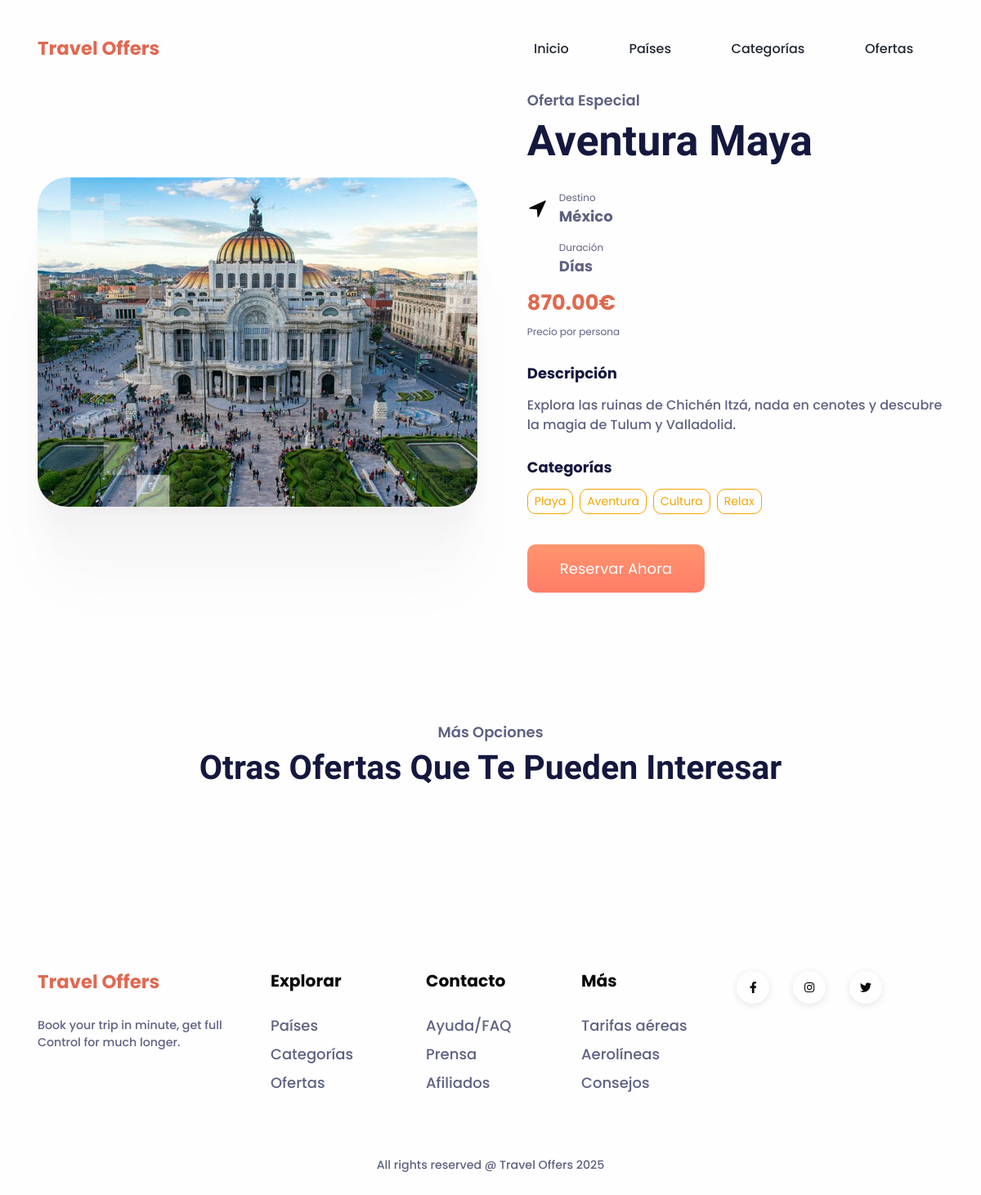
The app's page /ofertas/9/, older data.
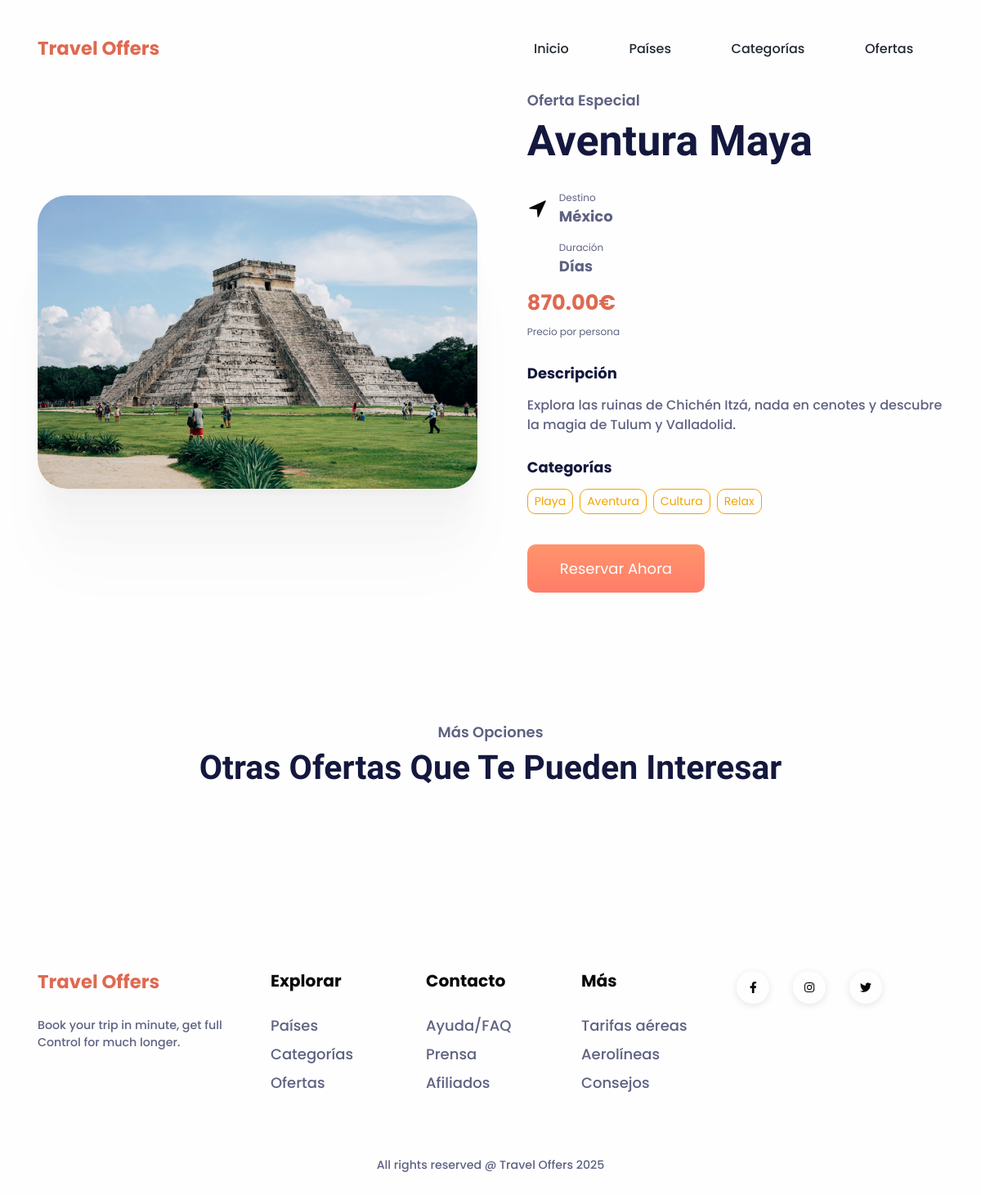
The same page, newer data.
### appTravel/models.py (models this page shows, shortened)
class Imagen(models.Model):
    titulo = models.CharField(max_length=100, blank=True)
    imagen = models.ImageField(upload_to='imagenes/')
    oferta = models.ForeignKey(
        Oferta,
        on_delete=models.CASCADE,
        related_name='galeria',
        null=True,
        blank=True
    )
    class Meta:
        verbose_name_plural = "Imagenes"

### appTravel/views.py (the view)
# urls.py: path('ofertas/<int:oferta_id>/', OfertaDetailView.as_view(), name='detalle_oferta'),
class OfertaDetailView(DetailView):
    model = Oferta
    template_name = 'appTravel/detalle_oferta.html'
    context_object_name = 'oferta'
    pk_url_kwarg = 'oferta_id'

### appTravel/templates/appTravel/detalle_oferta.html (shortened to what this page needs)
{% extends 'appTravel/base.html' %}
{% load static %}
{% block contenido %}
<section style="padding-top: 7rem;">
  <div class="container">
    <div class="row align-items-center">
      <div class="col-lg-6 mb-4 mb-lg-0">
        {% with gal=imagenes|default:oferta.galeria.all %}
          {% if gal and gal|length > 0 %}
            <img class="w-100 rounded-3 shadow"
                 src="{{ gal.0.imagen.url }}"
                 alt="{{ oferta.titulo }}"
                 style="max-height: 500px; object-fit: cover;" />
          {% elif oferta.imagen %}
            <img class="w-100 rounded-3 shadow"
                 src="{{ oferta.imagen }}"
                 alt="{{ oferta.titulo }}"
                 style="max-height: 500px; object-fit: cover;" />
          {% else %}
            <img class="w-100 rounded-3 shadow"
                 src="{% static 'appTravel/img/steps/booking-img.jpg' %}"
                 alt="{{ oferta.titulo }}"
                 style="max-height: 500px; object-fit: cover;" />
          {% endif %}
        {% endwith %}
      </div>
      <div class="col-lg-6">
        <div class="ps-lg-4">
          <h5 class="text-secondary">Oferta Especial</h5>
          <h1 class="fs-xl-10 fs-lg-8 fs-7 fw-bold font-cursive text-capitalize mb-4">
            {{ oferta.titulo }}
          </h1>
          <div class="d-flex align-items-center mb-3">
            <img src="{% static 'appTravel/img/dest/navigation.svg' %}"
                 style="margin-right: 14px" width="25" alt="País" />
            <div>
              <small class="text-secondary d-block">Destino</small>
              <a class="link-900 fw-bold fs-1 text-decoration-none"
                 href="/paises/{{ oferta.pais.id }}/">
                {{ oferta.pais.nombre }}
              </a>
            </div>
          </div>
          <div class="d-flex align-items-center mb-3">
            <img src="{% static 'appTravel/img/steps/selection.svg' %}"
                 style="margin-right: 14px" width="25" alt="Duración" />
            <div>
              <small class="text-secondary d-block">Duración</small>
              <span class="fw-bold fs-1">{{ oferta.duracion_dias }} Días</span>
            </div>
          </div>
          <div class="mb-4">
            <h2 class="text-danger fw-bold">{{ oferta.precio }}€</h2>
            <small class="text-secondary">Precio por persona</small>
          </div>
          {% if oferta.descripcion %}
            <div class="mb-4">
              <h5 class="fw-bold mb-3">Descripción</h5>
              <p class="fw-medium">{{ oferta.descripcion }}</p>
            </div>
          {% endif %}
          {% if oferta.categorias.all %}
            <div class="mb-4">
              <h5 class="fw-bold mb-3">Categorías</h5>
              <div class="icon-group">
                {% for c in oferta.categorias.all %}
                  <a class="btn btn-outline-primary btn-sm me-2 mb-2"
                     href="/categorias/{{ c.id }}/">
                    {{ c.nombre }}
                  </a>
                {% endfor %}
              </div>
            </div>
          {% endif %}
          <a class="btn btn-danger btn-lg orange-gradient-btn"
             href="{% url 'crear_reserva' oferta_id=oferta.id %}"
             role="button">
            Reservar Ahora
          </a>
        </div>
      </div>
    </div>
  </div>
</section>
<section class="pt-8 pb-8">
  <div class="container">
    <div class="mb-7 text-center">
      <h5 class="text-secondary">Más Opciones</h5>
      <h3 class="fs-xl-8 fs-lg-6 fs-5 fw-bold font-cursive text-capitalize">
        Otras Ofertas que te Pueden Interesar
      </h3>
    </div>
  </div>
</section>
{% endblock %}

Row changes from the older to the newer data that the page shows:
changed Imagen: imagen: a different picture
